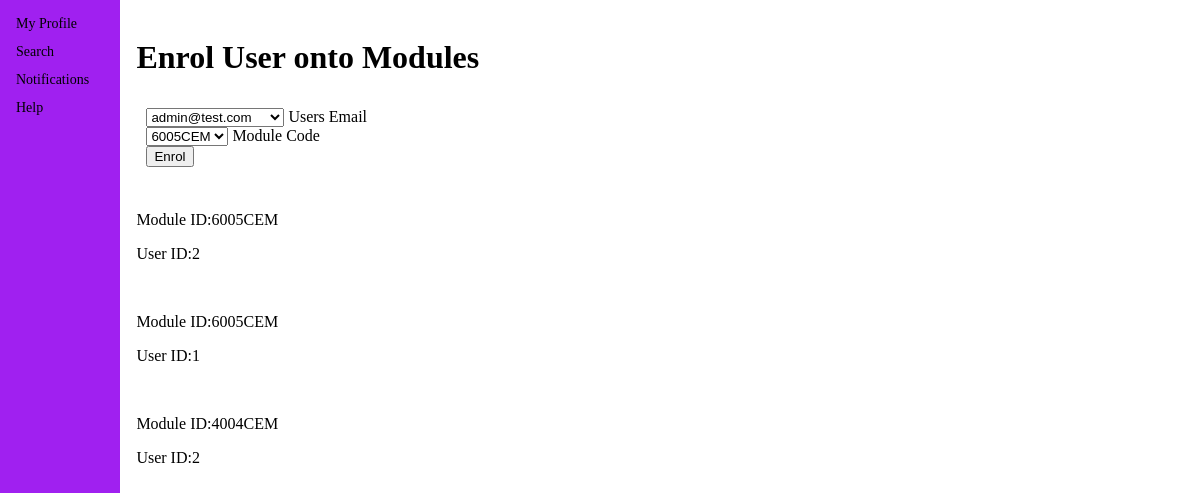
Before: /admin/modulemanagement/enrol (signed in) with the older database file.
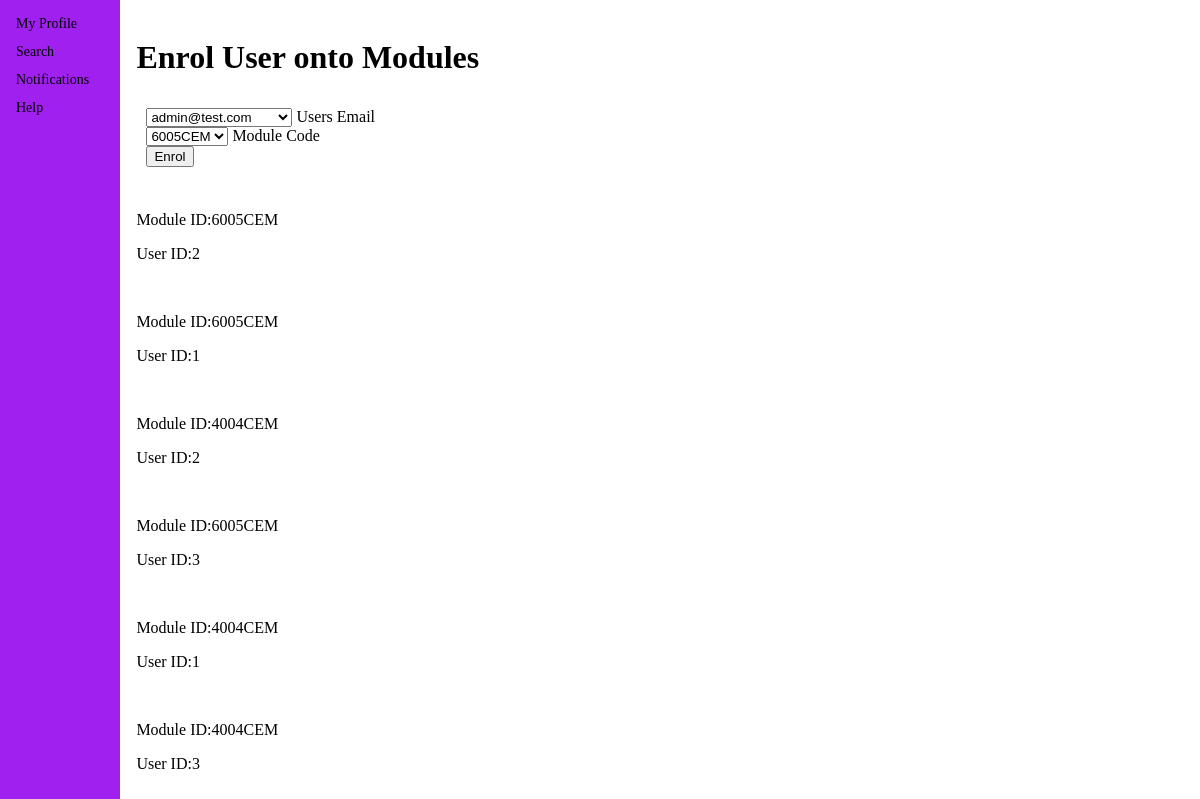
After: the same page with the newer database file.
### app/models.py (models this page shows)
class Enrolment(db.Model):
    __tablename__ = 'enrolment'
    enrolmentId = db.Column(db.Integer, primary_key=True)
    moduleCode = db.Column(db.Integer, db.ForeignKey(Module.moduleCode), nullable=False)
    userId = db.Column(db.Integer, db.ForeignKey(User.id), nullable=False)

### app/admin.py (the view)
@admin.route('/admin/modulemanagement/enrol')
@login_required
@admin_required
def enrol_user():
    users = User.query.all()
    modules = Module.query.all()
    enrolment = Enrolment.query.all()
    return render_template('enrol_users.html', users=users, modules=modules, enrolment=enrolment)

### app/__init__.py (called while the page is built)
def make_app():
    app = Flask(__name__)
    app.config['SECRET_KEY'] = 'secr3!t'
    app.config['SQLALCHEMY_DATABASE_URI'] = 'sqlite:///db.sqlite'
    db.init_app(app)
    login_manager = LoginManager()#Create an instance of the login manager
    login_manager.login_view = 'auth.login'#Tell login manager what view to navigate to
    login_manager.init_app(app)#Initialise with the app
    from .models import User#Import User class/schema
    @login_manager.user_loader
    def load_user(user_id):
        return User.query.get(int(user_id))
    from .auth import auth as auth_blueprint
    app.register_blueprint(auth_blueprint)
    from .main import main as main_blueprint
    app.register_blueprint(main_blueprint)
    from .admin import admin as admin_blueprint
    app.register_blueprint(admin_blueprint)
    return app

### app/admin.py (called while the page is built)
def admin_required(f):
    @wraps(f)
    def wrap(*args, **kwargs):
        if current_user.userRole == "admin":
            return f(*args, **kwargs)
        else:
            flash("You need to be an admin to view this page")
            return redirect(url_for('main.index'))
    return wrap

### app/templates/enrol_users.html (shortened to what this page needs)
{% extends "base.html" %}
{%block main%}
<h1>Enrol User onto Modules</h1>
<div class="row">
    <form class="login-form" method="POST" action="/admin/modulemanagement/enrol">
        <div class="select-field">
            <select id="email" name="email" type="email">
                {% for user in users %}
                <option value="{{user.userEmail}}">{{user.userEmail}}</option>
                {%endfor%}
            </select>
            <label for="email">Users Email<label>
        </div>
        <div class="select-field">
            <select id="code" name="code" type="text">
                {% for module in modules %}
                <option value="{{module.moduleCode}}">{{module.moduleCode}}</option>
                {%endfor%}
            </select>
            <label for="code">Module Code<label>
        </div>
        <div class="submit-button">
            <button type="submit">Enrol</button>
        </div>
        </form>
</div>
<div>
    <br>
    {% for enrol in enrolment%}
    <p>Module ID:{{enrol.moduleCode}}</p>
    <p>User ID:{{enrol.userId}}</p>
    <br>
    {%endfor%}
</div>
{%endblock%}

### app/templates/base.html (shortened to what this page needs)
<!DOCTYPE html>
<html lang="en">
    <head>
        <link rel="stylesheet" href="{{url_for('static', filename='base.css')}}">
    </head>
<body>
      <div class="column left">
        <div class="sidenav">
            <a href="{{url_for('main.index')}}">My Profile</a>
            <a href="#">Search</a>
            <a href="#">Notifications</a>
            <a href="#">Help</a>
          </div>
      </div>
    <div class="column right">
    <div class="row">
    <div class="maincontent">
    {% block main %}
    {% endblock %}
    </div>
    </div>
    </div>
</body>
</html>

### app/static/base.css (style rules this page uses)
* { box-sizing: border-box; }
.row { padding: 10px }
.column { float: left; padding-left: 10%; }
.sidenav { height: 100%; width:10%; position: fixed; top: 0; left: 0; background-color: #A020F0; overflow-x: hidden; padding-top: 10px; }
.sidenav a { padding: 6px 8px 6px 16px; text-decoration: none; font-size: 14px; color: #000000; display: block; }

Changed rows visible on the page:
added Enrolment: moduleCode "6005CEM", userId "3"
added Enrolment: moduleCode "4004CEM", userId "1"
added Enrolment: moduleCode "4004CEM", userId "3"
